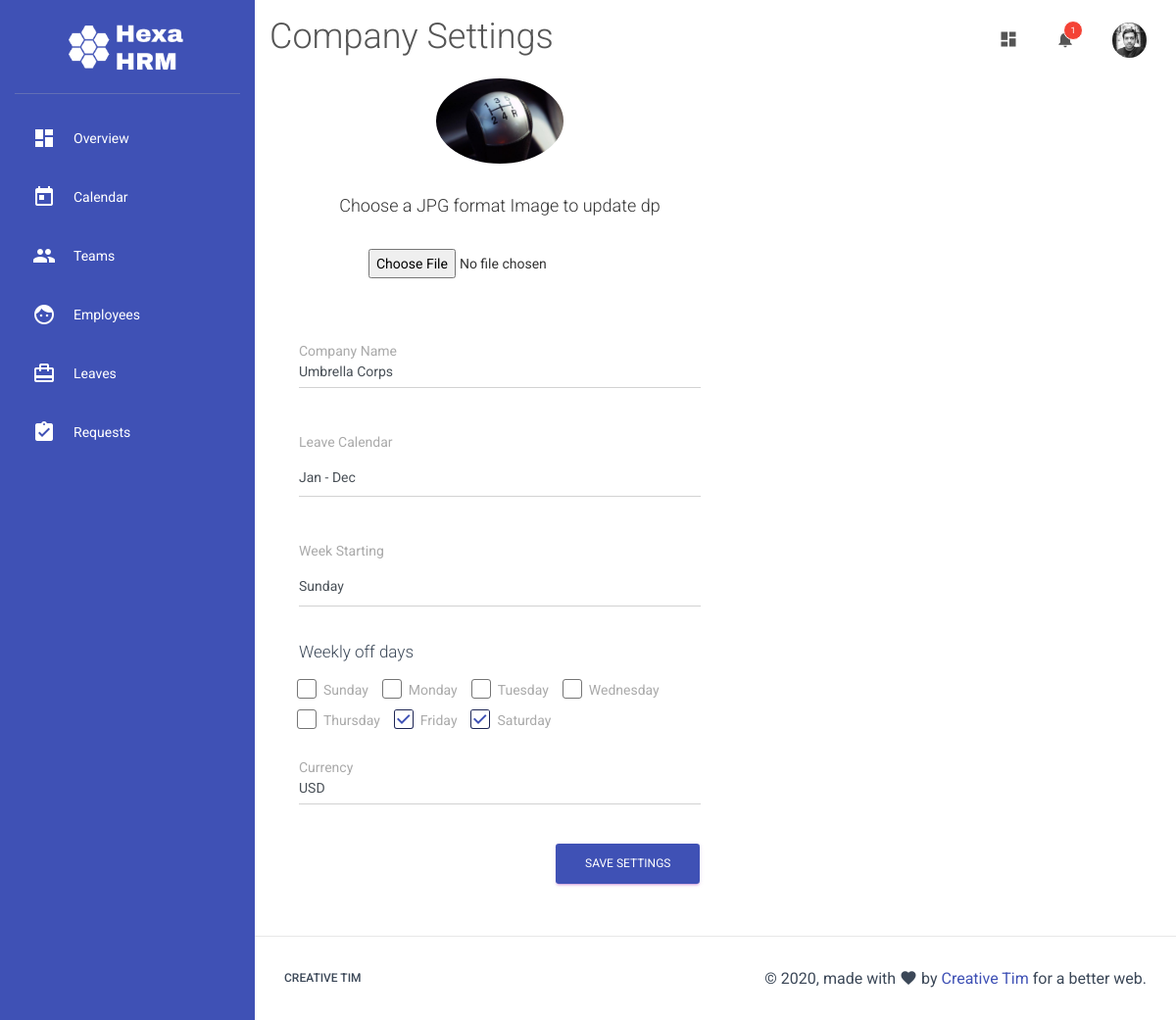
The page /company/settings/ (signed in) on the database its author committed.
### main.py (models this page shows)
class User(db.Model):
    id = db.Column(db.Integer, primary_key=True)
    name = db.Column(db.String, nullable=False)
    email = db.Column(db.String,nullable=False)
    phone = db.Column(db.String)
    whatsapp = db.Column(db.Boolean)
    title = db.Column(db.String)
    role = db.Column(db.Integer)
    annual_leaves = db.Column(db.Integer)
    password = db.Column(db.String)
    dob = db.Column(db.Date)
    blood_group = db.Column(db.String)
    doj = db.Column(db.Date)
    pay = db.Column(db.Integer)
    address = db.Column(db.String)
    secondary_contact_name = db.Column(db.String)
    secondary_contact_relation = db.Column(db.String)
    secondary_contact_phone = db.Column(db.String)
    origin_country = db.Column(db.String)
    diet_type = db.Column(db.Integer)
    drinking = db.Column(db.Boolean)
    marital_status = db.Column(db.Integer)
    dp = db.Column(db.String)
    leaves = db.relationship("Leave", cascade="all,delete", backref="requested_by")
    leading = db.relationship("Team_leads", cascade="all,delete", backref="manager")
    member_of = db.relationship("Team_members", cascade="all,delete", backref="members")
    actioned_leaves = db.relationship("Leave_action", cascade="all,delete", backref="actioned_by")
    logs = db.relationship("Activity_log",backref="activity_by")
    token = db.relationship("Access_token", cascade="all,delete", backref="user")

class Organization(db.Model):
    id = db.Column(db.Integer, primary_key=True)
    name = db.Column(db.String(150), nullable=False)
    personal_info = db.Column(db.Boolean)
    leave_calender = db.Column(db.Integer)
    currency = db.Column(db.String)
    week_start = db.Column(db.Integer)
    week_off = db.Column(db.String)

### main.py (the view, shortened to what this page needs)
@app.route('/company/settings/', methods=["GET","POST"])
def company_set():
    company = Organization.query.first()
    if company.week_off:
        weekends = list(map(int, company.week_off.split(",")))
    else:
        weekends =[]
    return render_template("company_settings.html",company=company,weekends=weekends)

### main.py (called while the page is built)
@app.before_request
def before_request():
    g.user = None
    if "uid" in session:
        login_user = User.query.get(session["uid"])
        if login_user and bcrypt.check_password_hash(session["sk"], login_user.name):
            g.user = login_user

### templates/company_settings.html (shortened to what this page needs)
{% extends "template.html" %}
{% block heading %}
<h2>Company Settings</h2>
{% endblock %}
{% block content %}
<div class="container-fluid">
  <div class="row">
    <div class="col-md-6">
          <form action="/company/settings/" method="POST" enctype="multipart/form-data">
            <div class="card card-profile">
              <div class="card-avatar">
                  <img class="img" src="/static/img/users/company.jpg">
              </div>
              <div class="card-body">
                <h4>Choose a JPG format Image to update dp</h4><br/>
                <input type="file" name="image" id="image" accept=".jpg" />
              </div>
            </div>
            <br>
            <div class="form-group bmd-form-group">
              <label for="name">Company Name</label>
              <input type="text" class="form-control" value="{{company.name}}" name="name" id="name" required>
            </div>
            <br>
            <div class="form-group bmd-form-group">
              <label for="leave_calender">Leave Calendar</label>
                <select class="form-control selectpicker" data-style="btn btn-link" name="leave_calender" id="leave_calender">
                {% if company.leave_calender == 1%}
                  <option value="1" selected>Jan - Dec</option>
                {% else %}
                  <option value="1">Jan - Dec</option>
                  <option value="2" selected>Joining Date to Date</option>
                {% endif %}
                </select>
            </div>
            <br>
            <div class="form-group bmd-form-group">
              <label for="week_start">Week Starting</label>
                <select class="form-control selectpicker" data-style="btn btn-link" name="week_start" id="week_start">
                {% if company.week_start == 7 %}
                  <option value="7" selected>Sunday</option>
                {% else %}
                  <option value="1" selected>Monday</option>
                  <option value="7">Sunday</option>
                {% endif %}
                </select>
            </div>
            <br>
            <h5>Weekly off days</h5>
            <div class="form-check form-check-inline">
              <label class="form-check-label">
                <input class="form-check-input" type="checkbox" id="sunday" name="sunday" value="6" {% if 6 in weekends%} checked {% endif %}> Sunday
                <span class="form-check-sign">
                  <span class="check"></span>
                </span>
              </label>
            </div>
            <div class="form-check form-check-inline">
              <label class="form-check-label">
                <input class="form-check-input" type="checkbox" id="monday" name="monday" value="0" {% if 0 in weekends%} checked {% endif %}> Monday
                <span class="form-check-sign">
                  <span class="check"></span>
                </span>
              </label>
            </div>
            <div class="form-check form-check-inline">
              <label class="form-check-label">
                <input class="form-check-input" type="checkbox" id="tuesday" name="tuesday" value="1" {% if 1 in weekends%} checked {% endif %}> Tuesday
                <span class="form-check-sign">
                  <span class="check"></span>
                </span>
              </label>
            </div>
            <div class="form-check form-check-inline">
              <label class="form-check-label">
                <input class="form-check-input" type="checkbox" id="wednesday" name="wednesday" value="2" {% if 2 in weekends%} checked {% endif %}> Wednesday
                <span class="form-check-sign">
                  <span class="check"></span>
                </span>
              </label>
            </div>
            <div class="form-check form-check-inline">
              <label class="form-check-label">
                <input class="form-check-input" type="checkbox" id="thursday" name="thursday" value="3" {% if 3 in weekends%} checked {% endif %}> Thursday
                <span class="form-check-sign">
                  <span class="check"></span>
                </span>
              </label>
            </div>
            <div class="form-check form-check-inline">
              <label class="form-check-label">
                <input class="form-check-input" type="checkbox" id="friday" name="friday" value="4" {% if 4 in weekends%} checked {% endif %}> Friday
                <span class="form-check-sign">
                  <span class="check"></span>
                </span>
              </label>
            </div>
            <div class="form-check form-check-inline">
              <label class="form-check-label">
                <input class="form-check-input" type="checkbox" id="saturday" name="saturday" value="5" {% if 5 in weekends%} checked {% endif %}> Saturday
                <span class="form-check-sign">
                  <span class="check"></span>
                </span>
              </label>
            </div>
            <br>
            <br>
            <div class="form-group bmd-form-group">
              <label for="currency">Currency</label>
              <input type="text" class="form-control" value="{{company.currency}}" name="currency" id="currency" required>
            </div>
            <br>
            <button type="submit" class="btn btn-primary pull-right">Save Settings</button>
            <div class="clearfix"></div>
          </form>
    </div>
  </div>
</div>
{% endblock %}

### templates/template.html (shortened to what this page needs)
<!doctype html>
<html lang="en">
<head>
  <link rel="stylesheet" href="https://maxcdn.bootstrapcdn.com/font-awesome/latest/css/font-awesome.min.css">
  <link href="{{ url_for('static', filename='css/material-dashboard.css') }}" rel="stylesheet" />
  <link href="{{ url_for('static', filename='css/custom.css') }}" rel="stylesheet" />
  <link rel="stylesheet" href="//cdnjs.cloudflare.com/ajax/libs/fullcalendar/3.3.0/fullcalendar.min.css" />
</head>
<body>
  <div class="wrapper ">
    <div class="sidebar" data-color="azure" data-background-color="white">
      <div class="logo">
        <img src="/static/img/logo.png">
      </div>
      <div class="sidebar-wrapper">
        <ul class="nav">
        {% if g.user == None %}
          <li class="nav-item">
            <a class="nav-link" href="/sign-in/">
              <i class="material-icons">lock</i>
              <p>Login</p>
            </a>
          </li>
        {% else %}
          <li class="nav-item">
            <a class="nav-link" href="/">
              <i class="material-icons">dashboard</i>
              <p>Overview</p>
            </a>
          </li>
          <li class="nav-item">
            <a class="nav-link" href="/calendar/">
              <i class="material-icons">today</i>
              <p>Calendar</p>
            </a>
          </li>
          <li class="nav-item">
            <a class="nav-link" href="/teams/">
              <i class="material-icons">group</i>
              <p>Teams</p>
            </a>
          </li>
          <li class="nav-item">
            <a class="nav-link" href="/employees/">
              <i class="material-icons">face</i>
              <p>Employees</p>
            </a>
          </li>
          <li class="nav-item">
            <a class="nav-link" href="/leaves/">
              <i class="material-icons">card_travel</i>
              <p>Leaves</p>
            </a>
          </li>
          <li class="nav-item">
            <a class="nav-link" href="/requests/">
              <i class="material-icons">assignment_turned_in</i>
              <p>Requests</p>
            </a>
          </li>
        {% endif %}
        </ul>
      </div>
    </div>
    <div class="main-panel">
      <nav class="navbar navbar-expand-lg navbar-transparent navbar-absolute fixed-top ">
        <div class="container-fluid">
          <div class="navbar-wrapper">
            {% block heading %}
            {% endblock %}
          </div>
          <div class="collapse navbar-collapse justify-content-end">
            {% if session%}
            <ul class="navbar-nav">
              <li class="nav-item">
                <a class="nav-link" href="javascript:;">
                  <i class="material-icons">dashboard</i>
                </a>
              </li>
              <li class="nav-item dropdown">
                <a class="nav-link" href="http://example.com" id="navbarDropdownMenuLink" data-toggle="dropdown" aria-haspopup="true" aria-expanded="false">
                  <i class="material-icons">notifications</i>
                  <span class="notification">1</span>
                </a>
              </li>
              <li class="nav-item dropdown">
                <a class="nav-link" href="javascript:;" id="navbarDropdownProfile" data-toggle="dropdown" aria-haspopup="true" aria-expanded="false">
                  {% if g.user.dp %}
                  <img class="img nav-icon" src="/static/img/users/{{g.user.dp}}">
                  {% else %}
                  <img class="img nav-icon" src="/static/img/users/default.png">
                  {% endif %}
                <div class="ripple-container"></div></a>
              </li>
            </ul>
            {% endif %}
          </div>
        </div>
      </nav>
      <div class="content">
        <div class="container-fluid">
          {% block content %}
          {% endblock %}
        </div>
      </div>
      <footer class="footer">
        <div class="container-fluid">
          <nav class="float-left">
            <ul>
              <li>
                <a href="https://www.creative-tim.com">
                  Creative Tim
                </a>
              </li>
            </ul>
          </nav>
          <div class="copyright float-right">
            &copy;
            , made with <i class="material-icons">favorite</i> by
            <a href="https://www.creative-tim.com" target="_blank">Creative Tim</a> for a better web.
          </div>
        </div>
      </footer>
    </div>
  </div>
</body>
</html>

### static/css/custom.css (style rules this page uses)
.sidebar { background: #3F51B5; color:white; box-shadow: none !important; }
body { background-color: #fff; font-weight: 400; }
.sidebar .nav li a, .sidebar .nav li .dropdown-menu a { color: #ffffff !important; }
.card, .card-profile .card-avatar { box-shadow: none !important; }
.sidebar .logo img { max-width: 120px; margin: 0 auto; display: block; }
.sidebar .nav i { color: #ffffff; }
img.img.nav-icon { max-width: 35px; border-radius: 100%; }

### rows shown on the page
User: user.dp (picture)
Organization: name "Umbrella Corps", leave_calender "Jan - Dec", week_start "Sunday", currency "USD"
